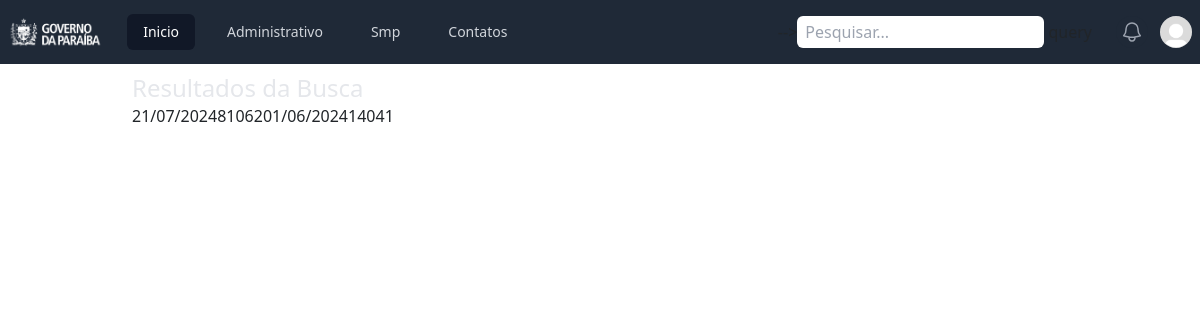
Screenshot of /pesquisa/ with the database file from the repository.
### gesipe/models.py (models this page shows, shortened)
class Gesipe_adm(models.Model):
    data = models.DateField(default=timezone.now, unique=True)
    processos = models.IntegerField(default=0)
    memorandos_diarias = models.IntegerField(default=0)
    memorandos_documentos_capturados = models.IntegerField(default=0)
    despachos_gerencias = models.IntegerField(default=0)
    despachos_unidades = models.IntegerField(default=0)
    despachos_grupos = models.IntegerField(default=0)
    oficios_internos_unidades_prisionais = models.IntegerField(default=0)
    oficios_internos_setores_seap_pb = models.IntegerField(default=0)
    oficios_internos_circular = models.IntegerField(default=0)
    oficios_externos_seap_pb = models.IntegerField(default=0)
    oficios_externos_diversos = models.IntegerField(default=0)
    oficios_externos_judiciario = models.IntegerField(default=0)
    os_grupos = models.IntegerField(default=0)
    os_diversos = models.IntegerField(default=0)
    portarias = models.IntegerField(default=0)
    total = models.IntegerField(default=0)
    data_edicao = models.DateTimeField(default=timezone.now)
    usuario = models.ForeignKey('seappb.Usuario', on_delete=models.CASCADE, related_name='edicoes_adm')
    def __str__(self):
        return self.data.strftime("%d/%m/%Y")

### seappb/views.py (the view)
# urls.py: path('pesquisa/', PesquisarSite.as_view(), name='pesquisarsite'),
class PesquisarSite(ListView):
    template_name = "pesquisa.html"
    model = Gesipe_adm
    context_object_name = 'gesipe_adm_list'  # Nome do contexto para o modelo principal
    def get_queryset(self):
        termo_pesquisa = self.request.GET.get('query')
        if termo_pesquisa:
            formatos_data = ["%Y-%m-%d", "%d/%m/%Y", "%d-%m-%Y"]
            data_pesquisa = None
            for formato in formatos_data:
                try:
                    data_pesquisa = datetime.strptime(termo_pesquisa, formato).date()
                    break
                except ValueError:
                    continue
            if data_pesquisa:
                object_list = Gesipe_adm.objects.filter(data=data_pesquisa)
            else:
                object_list = Gesipe_adm.objects.none()
        else:
            object_list = Gesipe_adm.objects.all()  # Retorna todos os objetos se nenhum termo de pesquisa for fornecido
        return object_list
    def get_context_data(self, **kwargs):
        context = super().get_context_data(**kwargs)
        return context

### gesipe/novos_contexts.py (called while the page is built)
def lista_edicoes_recentes(request):
    lista_ultimas_edicoes = Gesipe_adm.objects.all().order_by('-data_edicao')[0:10]
    return {"lista_edicoes_recentes": lista_ultimas_edicoes}

### seappb/templates/pesquisa.html (shortened to what this page needs)
{% extends 'base.html' %}
{% load static %}
{% block content %}
    <main class='bg-primary_black min-h-screen w-full'>
        <section class='bg-primary_black  min-h-screen flex justify-center py-10'>
            <div class="p-8 w-10/12 relative" >
                <h2 class="text-gray-200 text-2xl font-medium">
                    Resultados da Busca
                </h2>
                <div class="flex flex-wrap items-center min-w-full movie_lis">
                    {% for data in gesipe_adm_list %}
                <a href="{% url 'gesipe:gesipe_adm_data' data.id %}"><p>{{ data }}</p></a>
                    <p> {{ data.processos }} </p>
                    <p> {{ data.memorandos_diarias }} </p>
                    <p> {{ data.total }} </p>
                {% endfor %}
                </div>
            </div>
        </section>
    </main>
{% endblock %}

### rows the page displays
Gesipe_adm: data "21/07/2024", processos "8", memorandos_diarias "10", total "62"
Gesipe_adm: data "01/06/2024", processos "14", memorandos_diarias "0", total "41"
